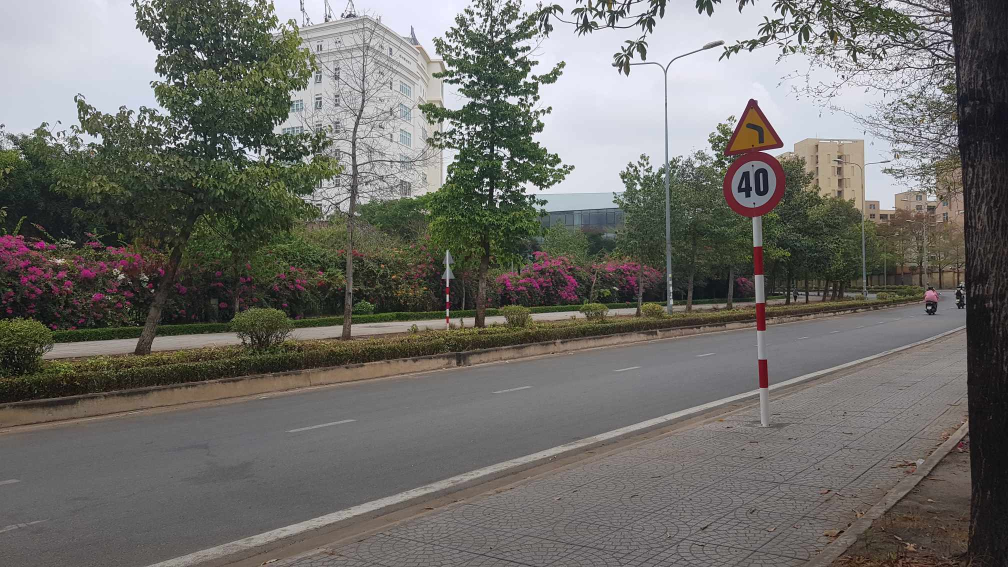
#> input picture test_im/test.jpg, 2016 x 1134 px (shown at 1/2 size)
$ python utils.py
#> lines starting #> are read from the running program, lines starting #| are printed output that depends on the picture; after the words box and inside, x2 and y2 are one past the last pixel; in counts of white or black regions, pixels touching at a corner belong together
import cv2
import numpy as np
# [76 lines left out: functions print_classes, sliding_window, split_roi, check_shape, split_rect, not called in this run]

def normalize_channel(ch, im):
    if ch is not None:
        if ch == 0:
            nor = ((im / (np.sum(im.astype(int), axis=2, keepdims=True)\
                                + 1e-7)) * 255.0)[:, :, 0].astype(np.uint8)

        if ch == 2:
            nor = ((im / (np.sum(im.astype(int), axis=2, keepdims=True)\
                                + 1e-7)) * 255.0)[:, :, 2].astype(np.uint8)

        norm_hist = cv2.calcHist([nor], [0], None, [256], [0, 256])
        norm_hist_rev = norm_hist[::-1]
        sum_pix = np.sum(norm_hist_rev)
        allowed_pixs = [sum_pix * 0.005 if ch == 2 else sum_pix * 0.005]
        thresh = 255 - np.argmax(norm_hist_rev > allowed_pixs)
        _, thresholded = cv2.threshold(nor, thresh, 255, cv2.THRESH_BINARY)
    return thresholded


def transform(image):
    coor_lst = []
    roi = []
    # image = cv2.resize(image, (960, 540))
    for ch in [0, 2]:
        thresholded = normalize_channel(ch, image)
        kernel = np.ones((3,3),np.uint8)
        erosion = cv2.erode(thresholded, kernel, iterations = 1)
        dilate = cv2.dilate(erosion, kernel, iterations = 0)
        median = cv2.medianBlur(dilate, 3)

        contours, hierarchy = cv2.findContours(median, cv2.RETR_EXTERNAL, cv2.CHAIN_APPROX_SIMPLE)

        for contour in contours:
            area = cv2.contourArea(contour)
            if area < 300:
                continue

            x, y, w, h = cv2.boundingRect(contour)
            if h <= 0 or w <= 0:
                continue

            # Extend the bounding box by 5 pixels
            x_tl = max(x - 2, 0)
            y_tl = max(y - 2, 0)
            x_br = min(x + w + 2, image.shape[1] - 1)
            y_br = min(y + h + 2, image.shape[0] - 1)

            # Ensure the correct ordering of coordinates
            x_tl, x_br = min(x_tl, x_br), max(x_tl, x_br)
            y_tl, y_br = min(y_tl, y_br), max(y_tl, y_br)

            roi.append(image[y_tl:y_br, x_tl:x_br])
            coor_lst.append((x_tl, y_tl, x_br, y_br))
#> this loop made 2 passes
#> (sum_pix in normalize_channel, allowed_pixs in normalize_channel, thresh in normalize_channel) on passes 1 to 2: (518400, [2592], 90), (518400, [2592], 104)
#> pass 1, in normalize_channel, `nor = ((im / (np.sum(im.astype(int), axis=2, keepdims=True)\ + 1e-7)) ..`:
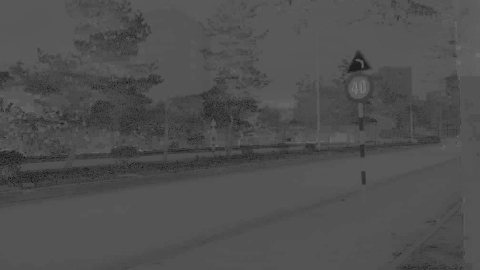
#> nor: shape (540, 960) (shown at 1/2 size); min 0, max 169, mean 78.9
#> pass 1, in normalize_channel, `_, thresholded = cv2.threshold(nor, thresh, 255, cv2.THRESH_BINARY)`:
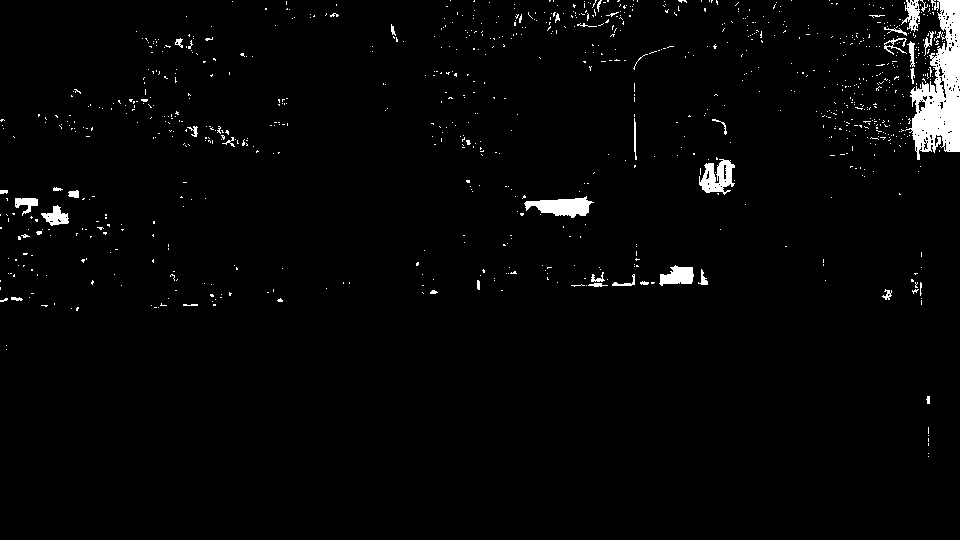
#> thresholded: shape (540, 960); 2.2% white; 929 white regions (888 under 20 px), largest, box (x1, y1, x2, y2) and area: (905, 0, 960, 160) 4559, (524, 196, 594, 218) 881, (699, 159, 735, 195) 760
#> pass 1, in transform, `median = cv2.medianBlur(dilate, 3)`:
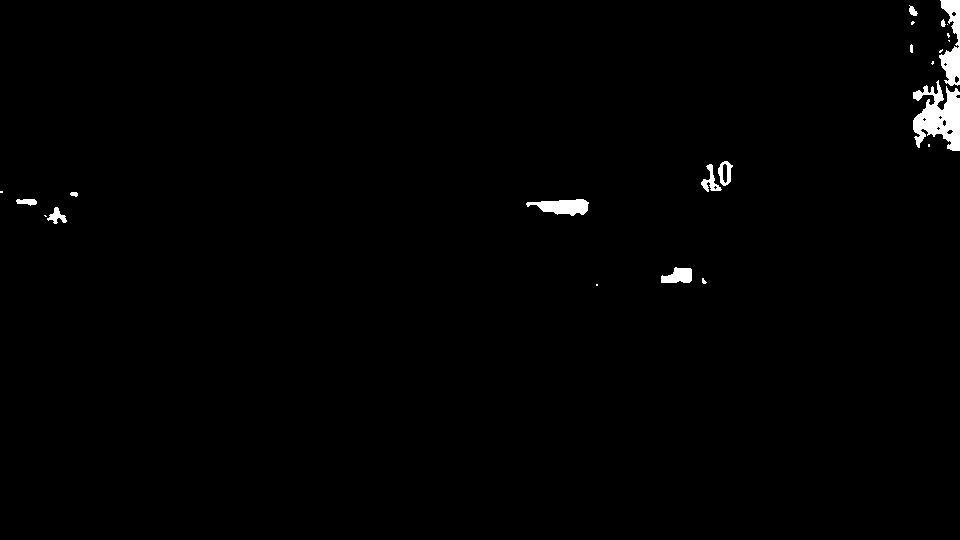
#> median: shape (540, 960); 0.95% white; 23 white regions (11 under 20 px), largest, box (x1, y1, x2, y2) and area: (913, 80, 960, 151) 1968, (939, 0, 960, 86) 996, (526, 199, 589, 216) 678
#> after the loop:
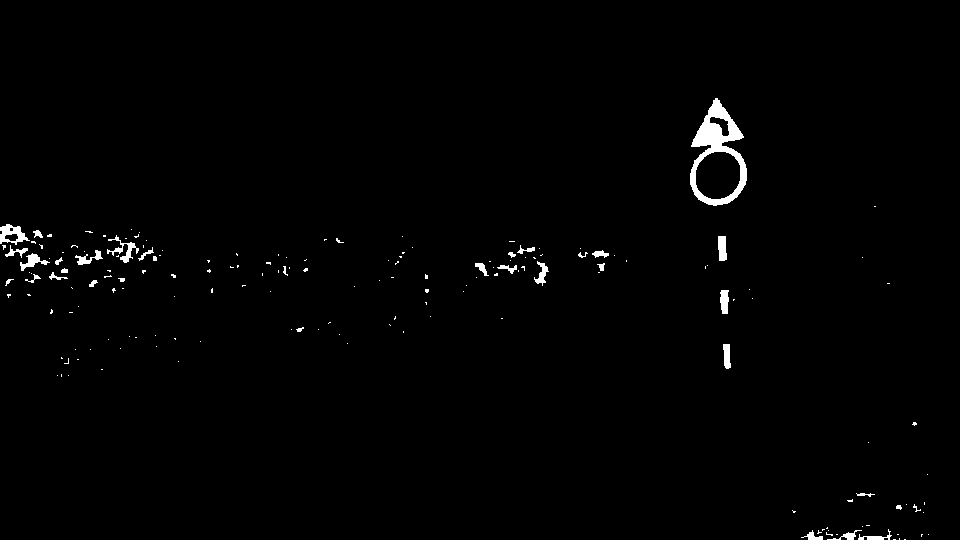
#> dilate: shape (540, 960); 1.1% white; 175 white regions (141 under 20 px), largest, box (x1, y1, x2, y2) and area: (690, 98, 747, 206) 2181, (0, 224, 30, 245) 316, (107, 235, 139, 263) 255
#> after the loop:
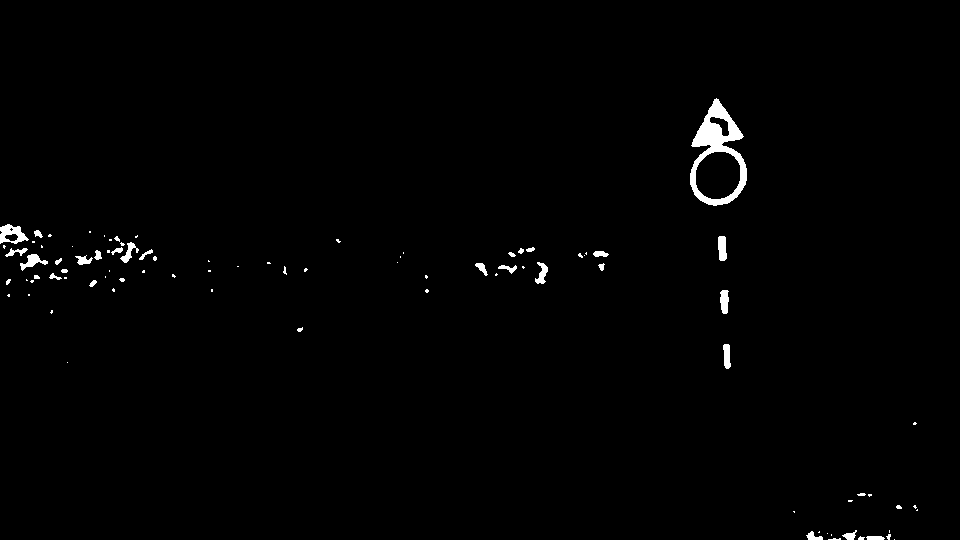
#> median: shape (540, 960); 0.99% white; 91 white regions (58 under 20 px), largest, box (x1, y1, x2, y2) and area: (690, 98, 747, 206) 2183, (0, 224, 29, 244) 323, (20, 254, 48, 271) 194
#> after the loop:
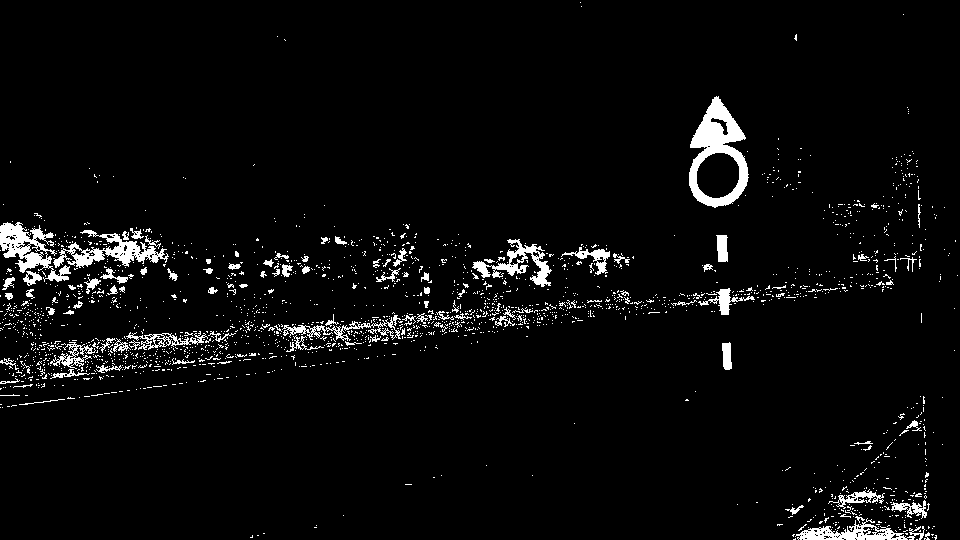
#> thresholded: shape (540, 960); 4.1% white; 2046 white regions (1944 under 20 px), largest, box (x1, y1, x2, y2) and area: (689, 96, 749, 208) 2874, (0, 222, 71, 282) 1670, (53, 230, 169, 268) 1526
#> after the loop, coor_lst = [(659, 265, 694, 285), (524, 197, 591, 218), (911, 78, 959, 153), (937, 0, 959, 88), (0, 222, 31, 246), (688, 96, 749, 208)]; roi = 6 items

    return roi, coor_lst

if __name__ == '__main__':
    image_name = 'test_im/test.jpg'
    from imutils.object_detection import non_max_suppression as nms

    im = cv2.resize(cv2.imread(image_name), (960, 540))
    roi, coor_img = transform(im)
#> roi = 6 items; coor_img has the same summary as coor_lst in transform
    picked_boxes = nms(np.array(coor_img), probs=None, overlapThresh=0.3)
#> picked_boxes = [[659, 265, 694, 285], [0, 222, 31, 246], [524, 197, 591, 218], [688, 96, 749, 208], [911, 78, 959, 153], [937, 0, 959, 88]]
    print(picked_boxes)
#| [[659 265 694 285]
#|  [  0 222  31 246]
#|  [524 197 591 218]
#|  [688  96 749 208]
#|  [911  78 959 153]
#|  [937   0 959  88]]
    for (startX, startY, endX, endY) in picked_boxes:
        cv2.rectangle(im, (startX, startY), (endX, endY), (0, 255, 0), 2)
#> this loop made 6 passes
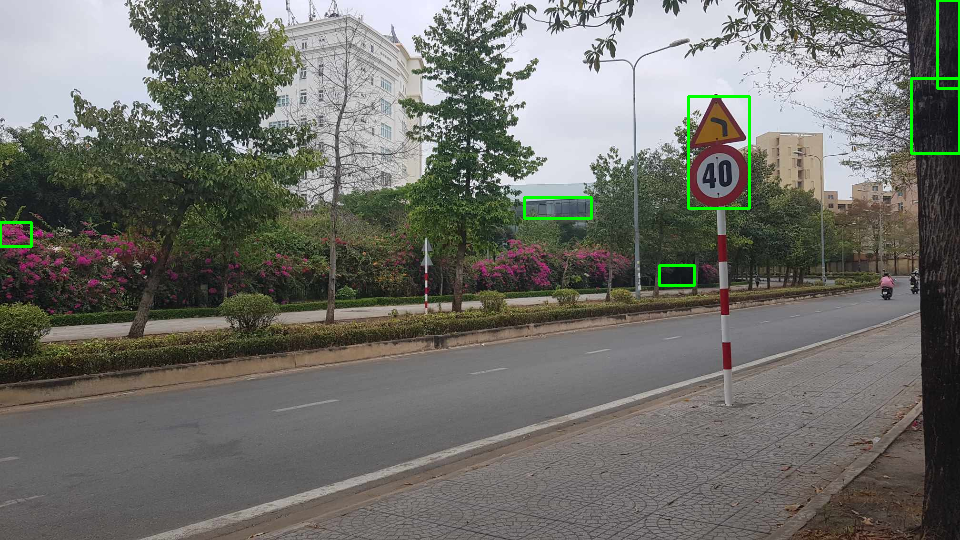
#> im: shape (540, 960, 3); mean B, G, R 104.5, 110.7, 110.3
    # [4 lines of commented-out code are left out]
    cv2.imshow('a', im)
    cv2.waitKey(0)

$ run again, with test_im/0491.jpg copied over test_im/test.jpg
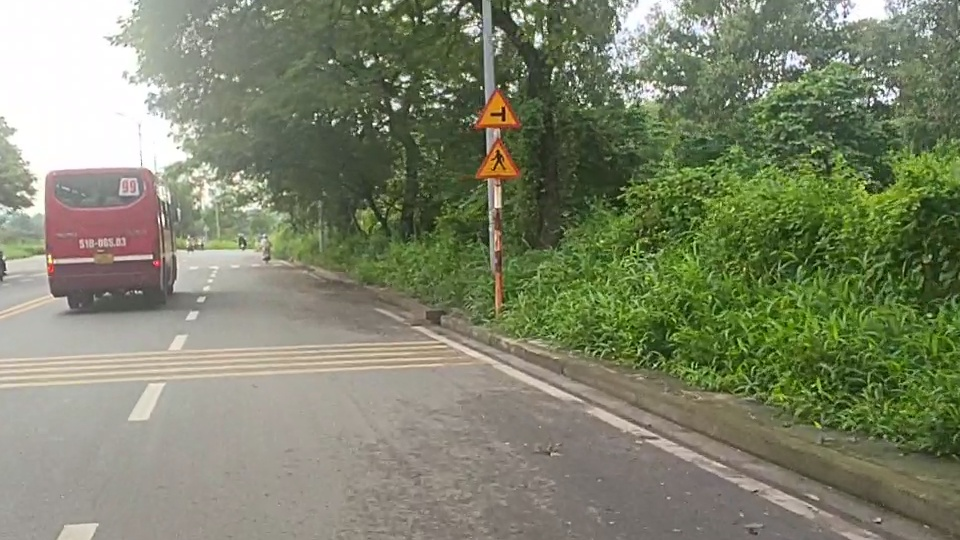
#> input picture test_im/0491.jpg, 960 x 540 px
#> im is the input picture: shape (540, 960, 3); mean B, G, R 107.1, 132.1, 126.3
#> the loop in transform, `for ch in [0, 2]:` made 2 passes
#> (sum_pix in normalize_channel, allowed_pixs in normalize_channel, thresh in normalize_channel) on passes 1 to 2: (518400, [2592], 85), (518400, [2592], 96)
#> pass 1, in transform, `erosion = cv2.erode(thresholded, kernel, iterations = 1)`:
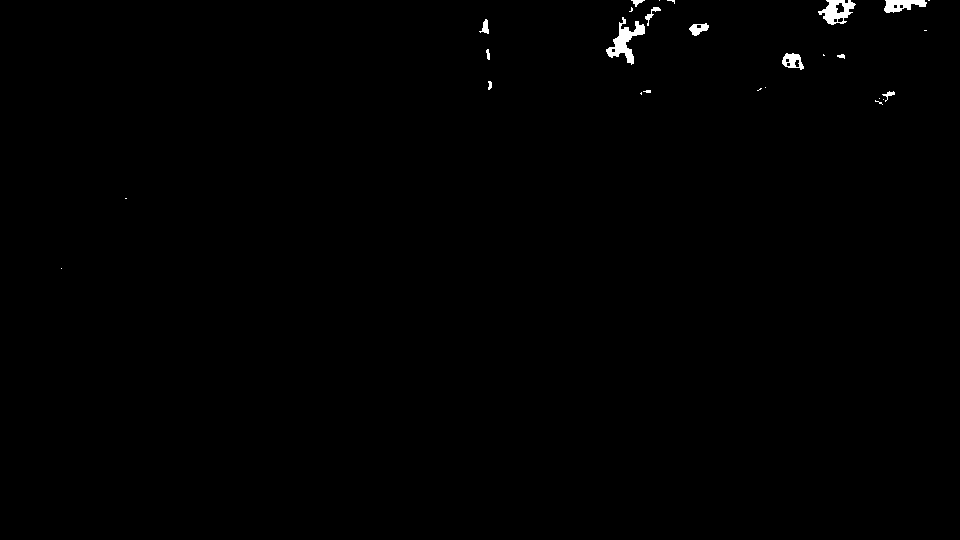
#> erosion: shape (540, 960); 0.45% white; 27 white regions (15 under 20 px), largest, box (x1, y1, x2, y2) and area: (606, 17, 645, 65) 668, (818, 0, 856, 25) 506, (884, 0, 927, 13) 354
#> after the loop in transform, `for ch in [0, 2]:`: coor_lst = [(604, 16, 647, 66), (882, 0, 929, 15), (816, 0, 857, 27), (492, 208, 506, 315), (45, 181, 166, 281), (472, 135, 526, 189), (469, 87, 524, 136)]; roi = 7 items
#> `roi, coor_img = transform(im)`: coor_img has the same summary as coor_lst in transform
#> picked_boxes = [[492, 208, 506, 315], [45, 181, 166, 281], [472, 135, 526, 189], [469, 87, 524, 136], [604, 16, 647, 66], [816, 0, 857, 27], [882, 0, 929, 15]]
#| [[492 208 506 315]
#|  [ 45 181 166 281]
#|  [472 135 526 189]
#|  [469  87 524 136]
#|  [604  16 647  66]
#|  [816   0 857  27]
#> (further printed lines are left out)
#> the loop `for (startX, startY, endX, endY) in picked_boxes:` made 7 passes
#> after the loop `for (startX, startY, endX, endY) in picked_boxes:`:
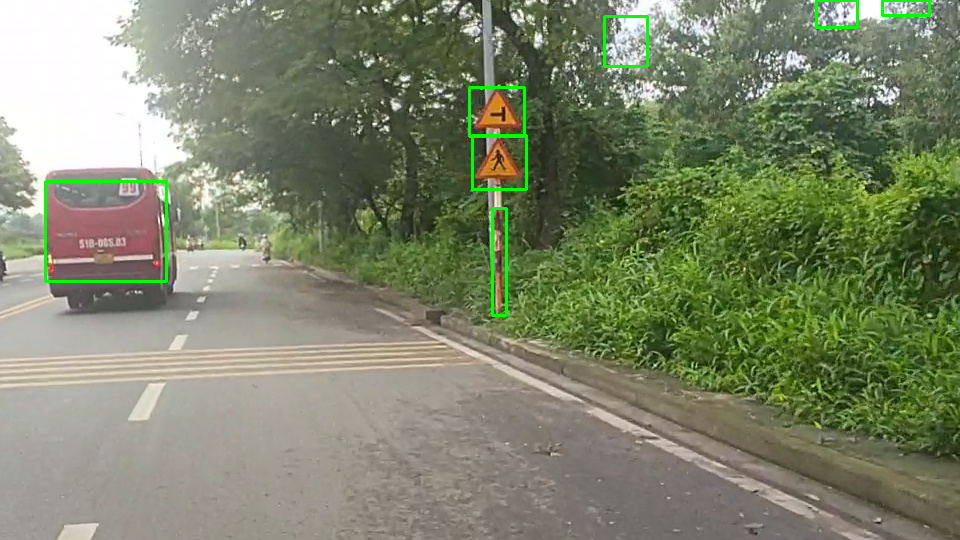
#> im: shape (540, 960, 3); 0.85% of pixels changed, all inside (x1, y1, x2, y2) = (44, 0, 931, 317)
